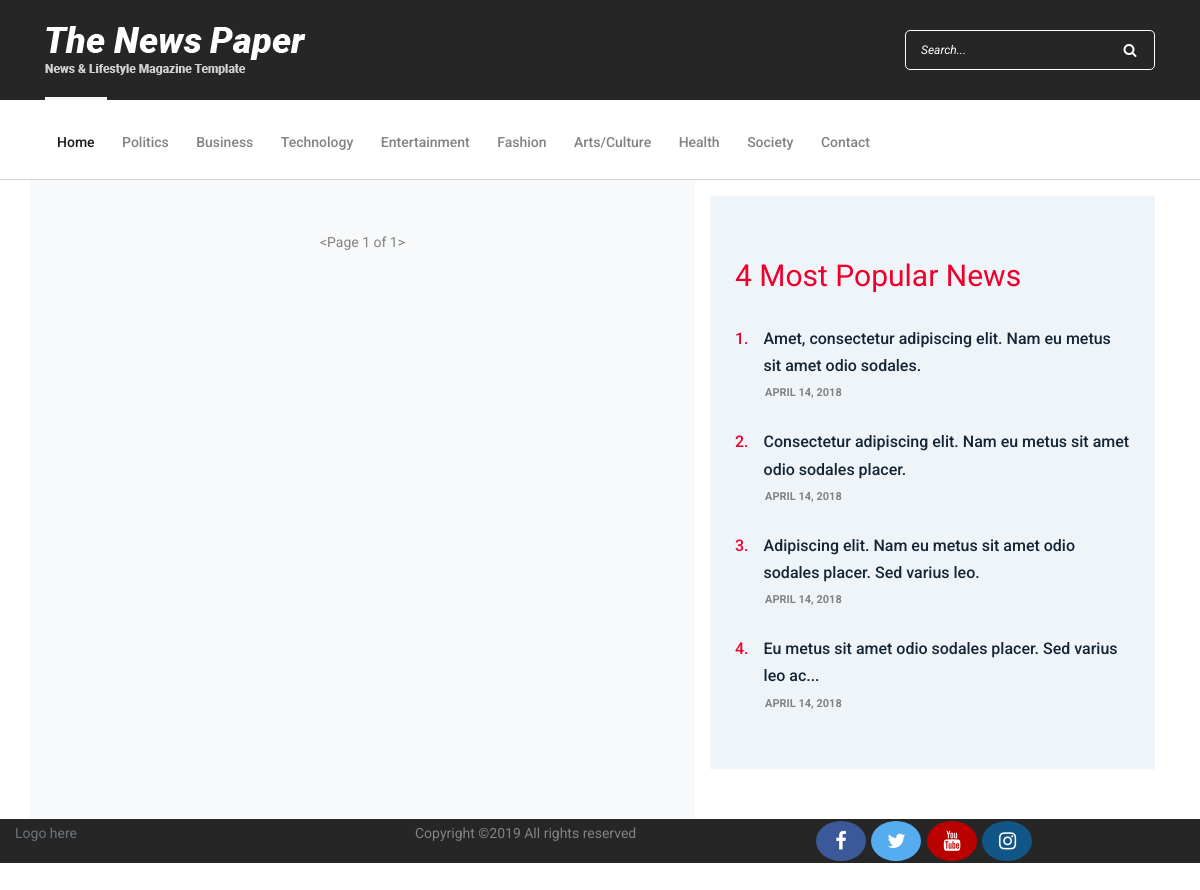
The app's page /fashion/, older data.
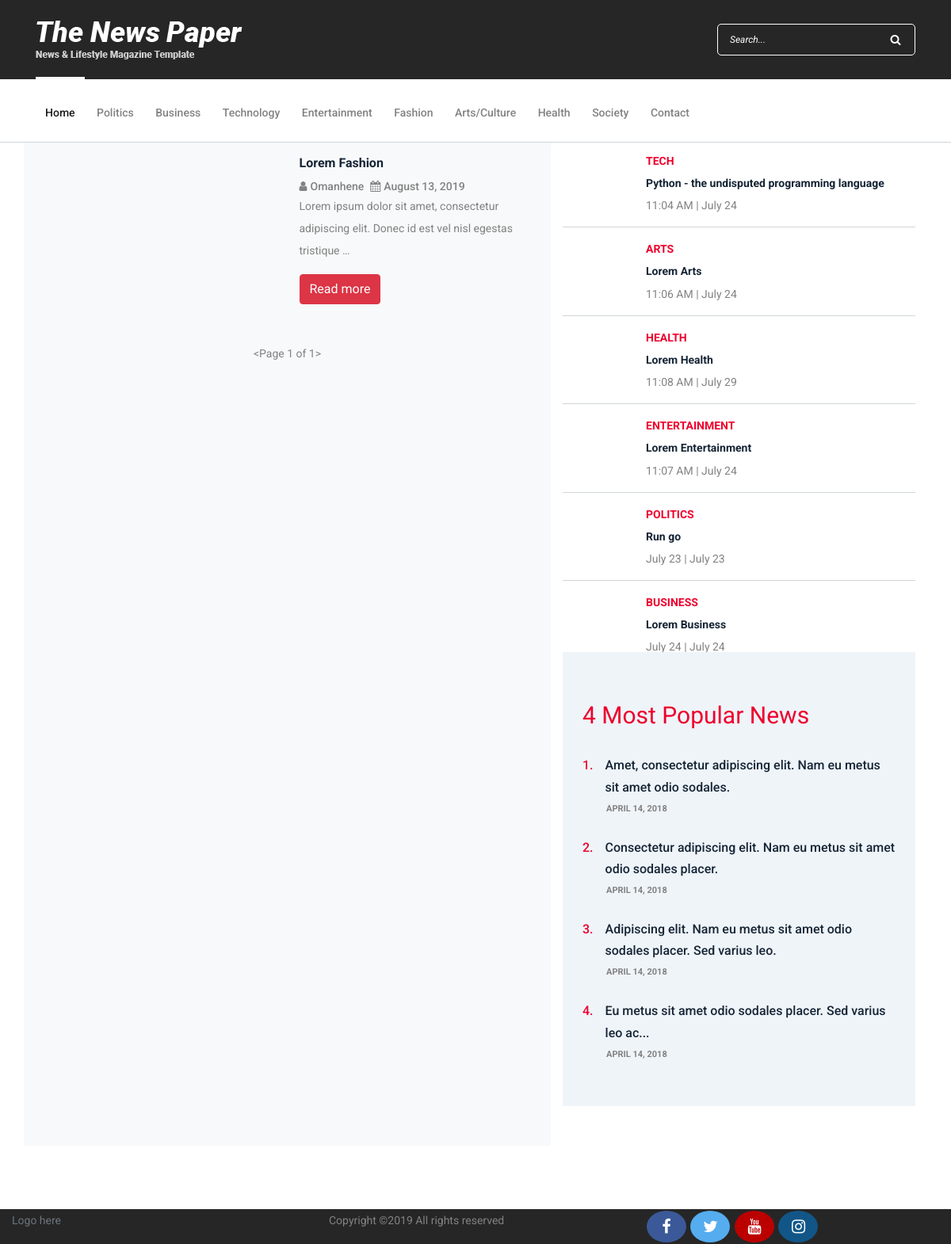
The same page, newer data.
### blog/models.py (models this page shows, shortened)
class News(models.Model):
    title = models.CharField(max_length=500)
    date = models.DateTimeField()
    reporter = models.CharField(max_length=100)
    content = models.TextField()
    category = models.CharField(max_length=50, choices=CATEGORY_CHOICES)
    slug = models.SlugField(null=True)
    picture = models.ImageField(upload_to='News/')
    audio = models.FileField(upload_to='Audio/', null=True, blank=True)
    def get_absolute_url(self):
        return reverse('blog-news-detail', kwargs={'slug': self.slug})

### blog/views.py (the view)
# urls.py: path('fashion/', views.fashion, name='blog-fashion'),
def fashion(request):
    arts = News.objects.all().filter(category='arts').order_by('-id')[:1]
    bus = News.objects.all().filter(category='business').order_by('-id')[:1]
    enter = News.objects.all().filter(category='entertainment').order_by('-id')[:1]
    fash = News.objects.all().filter(category='fashion').order_by('-id')
    heal = News.objects.all().filter(category='health').order_by('-id')[:1]
    poli = News.objects.all().filter(category='politics').order_by('-id')[:1]
    sports = News.objects.all().filter(category='sport').order_by('-id')[:1]
    technology = News.objects.all().filter(category='tech').order_by('-id')[:1]
    page = request.GET.get('page', 1)
    paginator = Paginator(fash, 10)
    try:
        news = paginator.page(page)
    except PageNotAnInteger:
        news = paginator.page(1)
    except EmptyPage:
        news = paginator.page(paginator.num_pages)
    context = {'politics': poli, 'arts': arts, 'business': bus, 'entertainment': enter, 'health': heal,
               'sports': sports, 'technology': technology, 'news': news}
    return render(request, 'blog/fashion.html', context)

### blog/templates/blog/fashion.html (shortened to what the changed rows need)
{% extends 'blog/base.html' %}
{% load static %}
{% block content %}
    <div class="blog-area section-padding-0-80">
        <div class="container">
            <div class="row bg">
                <div class="col-12 col-lg-7 bg-light">
                    <div class="blog-posts-area">
                        {% for fash in news %}
                        <div class="row mt-3 mb-3">
                        <div class="col-6 col-md-6">
                        </div>
                        <div class=" col-6 text">
                            <h6 class="post-title">{{ fash.title }}</h6>
                            <div class="post-meta d-flex">
                                <a href="#"><i class="fa fa-user pr-1" aria-hidden="true"></i>{{ fash.reporter }}</a>
                                <a href="#"><i class="fa fa-calendar pl-2 pr-1" aria-hidden="true"></i>{{ fash.date|date:'F d, Y' }}</a>
                            </div>
                            <p>{{ fash.content|truncatewords:15 }}</p>
                            <a href="{{ fash.get_absolute_url }}" class="btn btn-danger" role="button">Read more</a>
                        </div>
                        </div>
                        {% endfor %}
                    </div>
                </div>
                <div class="col-12 col-lg-5">
                    <div class="blog-sidebar-area">
                        <div class="latest-posts-widget mt-3">
                            {% for tech in technology %}
                            <div class="single-blog-post small-featured-post d-flex">
                                <div class="post-thumb">
                                    <a href="{% url 'blog-news-detail' slug=tech.slug %}"><img src="{{ tech.picture.url }}" alt=""></a>
                                </div>
                                <div class="post-data">
                                    <a href="{% url 'blog-news-detail' slug=tech.slug %}" class="post-catagory">{{ tech.category.title }}</a>
                                    <div class="post-meta">
                                        <a href="{% url 'blog-news-detail' slug=tech.slug %}" class="post-title">
                                            <h6>{{ tech.title }}</h6>
                                        </a>
                                        <p class="post-date"><span>{{ tech.date|date:'g:i A' }}</span> | <span>{{ tech.date|date:'F j' }}</span></p>
                                    </div>
                                </div>
                            </div>
                            {% endfor %}
                            {% for art in arts %}
                            <div class="single-blog-post small-featured-post d-flex">
                                <div class="post-thumb">
                                    <a href="{% url 'blog-news-detail' slug=art.slug %}"><img src="{{ art.picture.url }}" alt=""></a>
                                </div>
                                <div class="post-data">
                                    <a href="{% url 'blog-news-detail' slug=art.slug %}" class="post-catagory">{{ art.category.title }}</a>
                                    <div class="post-meta">
                                        <a href="{% url 'blog-news-detail' slug=art.slug %}" class="post-title">
                                            <h6>{{ art.title }}</h6>
                                        </a>
                                        <p class="post-date"><span>{{ art.date|date:'g:i A' }}</span> | <span>{{ art.date|date:'F j' }}</span></p>
                                    </div>
                                </div>
                            </div>
                            {% endfor %}
                            {% for heal in health %}
                            <div class="single-blog-post small-featured-post d-flex">
                                <div class="post-thumb">
                                    <a href="{% url 'blog-news-detail' slug=heal.slug %}"><img src="{{ heal.picture.url }}" alt=""></a>
                                </div>
                                <div class="post-data">
                                    <a href="{% url 'blog-news-detail' slug=heal.slug %}" class="post-catagory">{{ heal.category.title }}</a>
                                    <div class="post-meta">
                                        <a href="{% url 'blog-news-detail' slug=heal.slug %}" class="post-title">
                                            <h6>{{ heal.title }}</h6>
                                        </a>
                                        <p class="post-date"><span>{{ heal.date|date:'g:i A' }}</span> | <span>{{ heal.date|date:'F j' }}</span></p>
                                    </div>
                                </div>
                            </div>
                            {% endfor %}
                            {% for enter in entertainment %}
                            <div class="single-blog-post small-featured-post d-flex">
                                <div class="post-thumb">
                                    <a href="{% url 'blog-news-detail' slug=enter.slug %}"><img src="{{ enter.picture.url }}" alt=""></a>
                                </div>
                                <div class="post-data">
                                    <a href="{% url 'blog-news-detail' slug=enter.slug %}" class="post-catagory">{{ enter.category.title }}</a>
                                    <div class="post-meta">
                                        <a href="{% url 'blog-news-detail' slug=enter.slug %}" class="post-title">
                                            <h6>{{ enter.title }}</h6>
                                        </a>
                                        <p class="post-date"><span>{{ enter.date|date:'g:i A' }}</span> | <span>{{ enter.date|date:'F j' }}</span></p>
                                    </div>
                                </div>
                            </div>
                            {% endfor %}
                            {% for politics in politics %}
                            <div class="single-blog-post small-featured-post d-flex">
                                <div class="post-thumb">
                                    <a href="{% url 'blog-news-detail' slug=politics.slug %}"><img src="{{ politics.picture.url }}" alt=""></a>
                                </div>
                                <div class="post-data">
                                    <a href="{% url 'blog-news-detail' slug=politics.slug %}" class="post-catagory">{{ politics.category.title }}</a>
                                    <div class="post-meta">
                                        <a href="{% url 'blog-news-detail' slug=politics.slug %}" class="post-title">
                                            <h6>{{ politics.title }}</h6>
                                        </a>
                                        <p class="post-date"><span>{{ politics.date|date:'F j' }}</span> | <span>{{ politics.date|date:'F j' }}</span></p>
                                    </div>
                                </div>
                            </div>
                            {% endfor %}
                            {% for bus in business %}
                            <div class="single-blog-post small-featured-post d-flex">
                                <div class="post-thumb">
                                    <a href="{% url 'blog-news-detail' slug=bus.slug %}"><img src="{{ bus.picture.url }}" alt=""></a>
                                </div>
                                <div class="post-data">
                                    <a href="{% url 'blog-news-detail' slug=bus.slug %}" class="post-catagory">{{ bus.category.title }}</a>
                                    <div class="post-meta">
                                        <a href="{% url 'blog-news-detail' slug=bus.slug %}" class="post-title">
                                            <h6>{{ bus.title }}</h6>
                                        </a>
                                        <p class="post-date"><span>{{ bus.date|date:'F j' }}</span> | <span>{{ bus.date|date:'F j' }}</span></p>
                                    </div>
                                </div>
                            </div>
                        </div>
                        {% endfor %}
                    </div>
                </div>
            </div>
        </div>
    </div>
{% endblock content %}

Row changes from the older to the newer data that the page shows:
added News: title "Lorem Fashion", reporter "Omanhene", date "August 13, 2019", content "Lorem ipsum dolor sit amet, consectetur adipiscing elit. Donec id est vel nisl egestas tristique …"
added News: category "TECH", title "Python - the undisputed programming language", date "11:04 AM", date "July 24"
added News: category "ARTS", title "Lorem Arts", date "11:06 AM", date "July 24"
added News: category "HEALTH", title "Lorem Health", date "11:08 AM", date "July 29"
added News: category "ENTERTAINMENT", title "Lorem Entertainment", date "11:07 AM", date "July 24"
added News: category "POLITICS", title "Run go", date "July 23"
added News: category "BUSINESS", title "Lorem Business", date "July 24"
